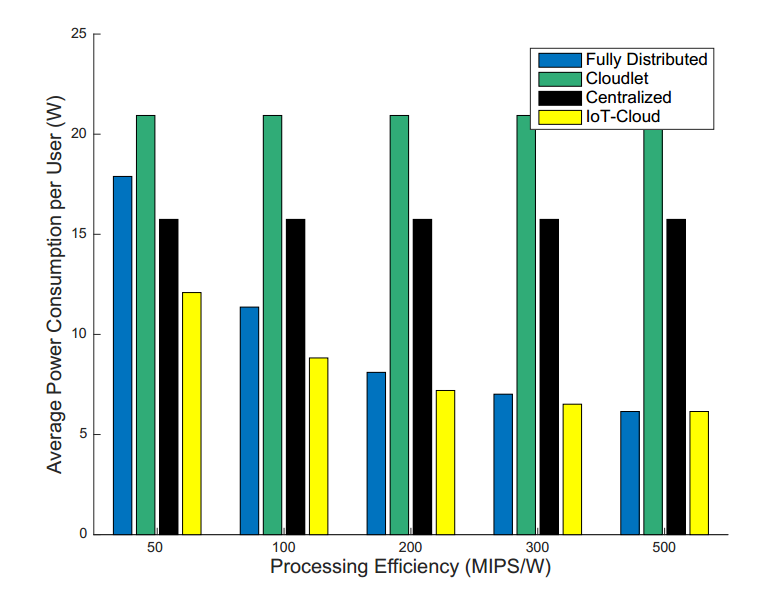
#> input picture ARS original.png, 782 x 594 px
$ python img_comparison.py 'ARS original.png' CMS_1_original.png   (Python 2 division)
#> lines starting #> are read from the running program, lines starting #| are printed output that depends on the picture; after the words box and inside, x2 and y2 are one past the last pixel; in counts of white or black regions, pixels touching at a corner belong together; long printed decimals are rounded
import cv2
import sys
import matplotlib.pyplot as plt

def dhash(img, hashSize=8):
    resized = cv2.resize(img, (hashSize + 1, hashSize))
    #print resized
    diff = resized[:, 1:] > resized[:, :-1]
    return diff

def img_compare(img1, img2):
    hashed1 = dhash(img1, 128)
    hashed2 = dhash(img2, 128)
    count = 0
    for i in range(len(hashed1)):
        for j in range(len(hashed1[i])):
            if hashed1[i][j] == hashed2[i][j]:
                count += 1
    print count*1.0/(len(hashed1)*len(hashed1[0]))
    return 1 if count*1.0/(len(hashed1)*len(hashed1[0])) > 0.8 else 0

if __name__ == "__main__":
    #img_compare(img1, img2)
    img1 = cv2.imread(sys.argv[1])
#> img1 is the input picture: shape (594, 782, 3); mean B, G, R 208.4, 217.7, 203.4
    img1 = cv2.cvtColor(img1, cv2.COLOR_BGR2GRAY)
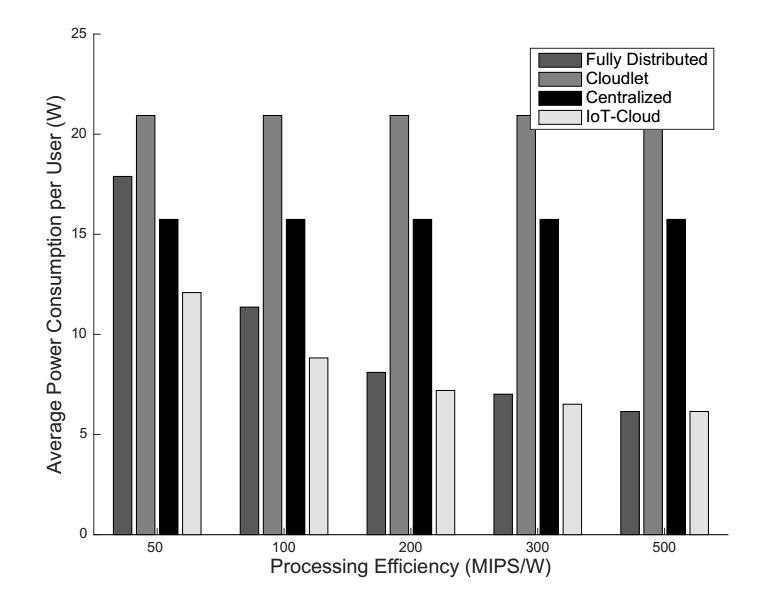
#> img1: shape (594, 782); min 0, max 255, mean 212.3

    img2 = cv2.imread(sys.argv[2])
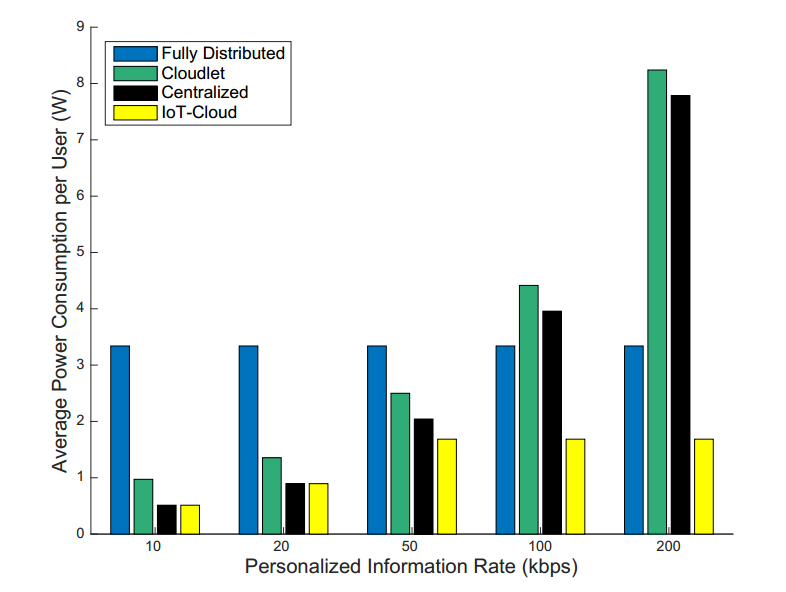
#> input picture CMS_1_original.png, 786 x 592 px
#> img2 is the input picture: shape (592, 786, 3); mean B, G, R 227.5, 230.6, 221.5
    img2 = cv2.cvtColor(img2, cv2.COLOR_BGR2GRAY)
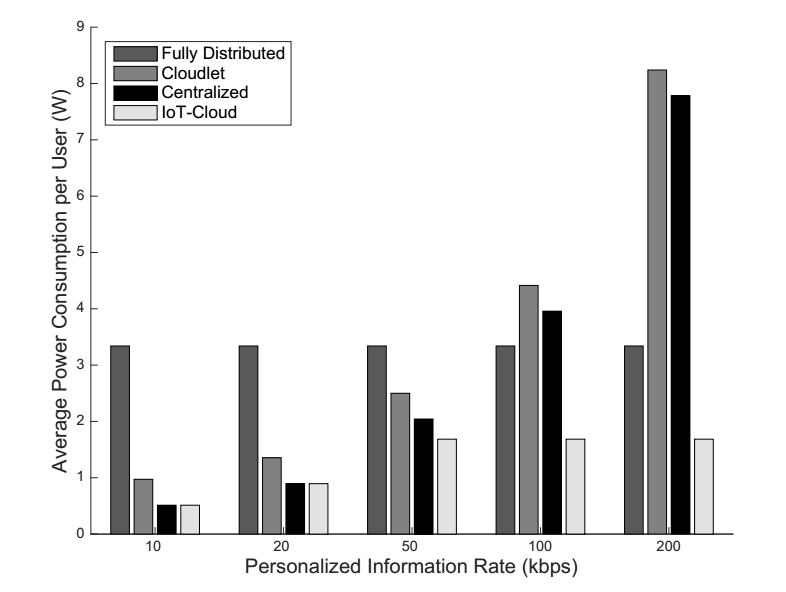
#> img2: shape (592, 786); min 0, max 255, mean 227.5
    print img_compare(img1, img2)
#> in dhash, `resized = cv2.resize(img, (hashSize + 1, hashSize))`:
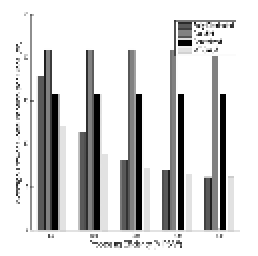
#> resized: shape (128, 129) (shown 2 times larger); min 0, max 255, mean 210.9
#> in dhash, `diff = resized[:, 1:] > resized[:, :-1]`:
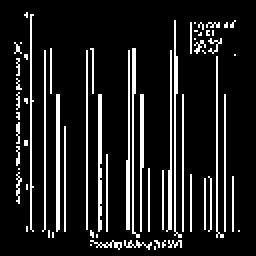
#> diff: shape (128, 128) bool (shown 2 times larger); 12.5% white in thin lines or dots, all inside (x1, y1, x2, y2) = (7, 6, 120, 125)
#> call 2 of dhash, with hashSize = 128
#> in dhash (call 2), `resized = cv2.resize(img, (hashSize + 1, hashSize))`:
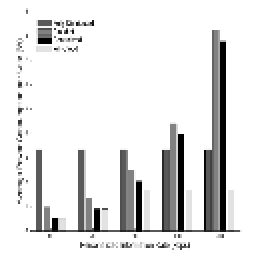
#> resized: shape (128, 129) (shown 2 times larger); min 0, max 255, mean 227.7
#> in dhash (call 2), `diff = resized[:, 1:] > resized[:, :-1]`:
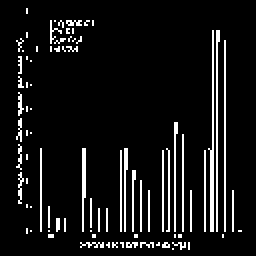
#> diff: shape (128, 128) bool (shown 2 times larger); 8.2% white in thin lines or dots, all inside (x1, y1, x2, y2) = (8, 4, 121, 125)
#> the loop in img_compare, `for i in range(len(hashed1)):` made 128 passes
#> after the loop in img_compare, `for i in range(len(hashed1)):`: count = 14295
#| 0.8725
#| 1
